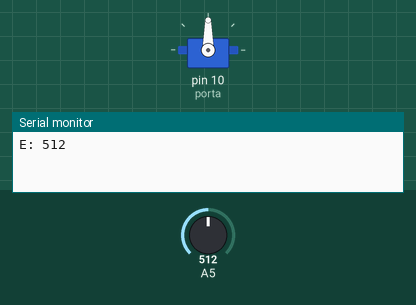
Bench run of a sketch on a simulated Arduino Uno, built with avr-gcc and run on an emulated ATmega328P. Shown: servo, the last lines printed to the serial monitor. Inputs (shaded band) come from the test bench; at power-on: A5 = 512.

Above: at 1.8 s.
1.9 s: A5 set to 716
At 2.5 s:
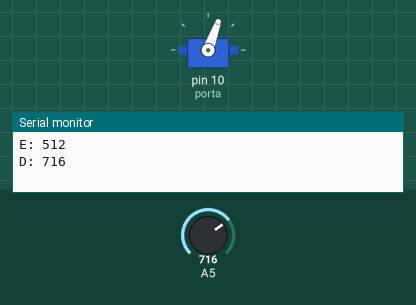
5.1 s: A5 set to 900
8.3 s: A5 set to 1023
At 18.0 s:
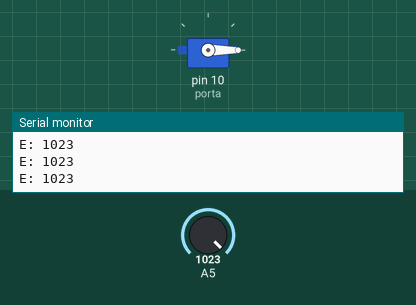
Timing chart, 0 to 19.5 s (numbered marks = the images above; inputs shaded):
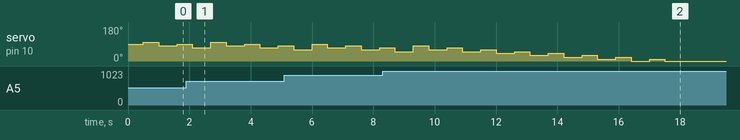

The sketch:

aula06_09.ino
```cpp
int LDR = 0;
int INTEN = 0;
int lumin = 0;
int pos = 0;
int porta = 10;
int ang = 90, ang1 = 0, ang2 = 0;
int E = 0, D = 0;
#include<Servo.h>
Servo s;

void setup() {
  // put your setup code here, to run once:
  Serial.begin(9600);
  pinMode(10, OUTPUT);
  s.attach(porta);
}

void loop() {

  ang1 = ang + 10;
  delay(500);
  s.write(ang1);
  E = analogRead(A5);
  ang2 = ang - 10;
  delay(500);
  D = analogRead(A5);
  s.write(ang2);

  if ( D>E )
  {
    ang = ang+10;
    //s.write(ang);
    Serial.print("D: ");
    Serial.println(D);
    delay(100);
  }
  else
  {
     ang = ang-10;
      //s.write(ang);
    Serial.print("E: ");
    Serial.println(E);
    delay(100);
  }
}
```
